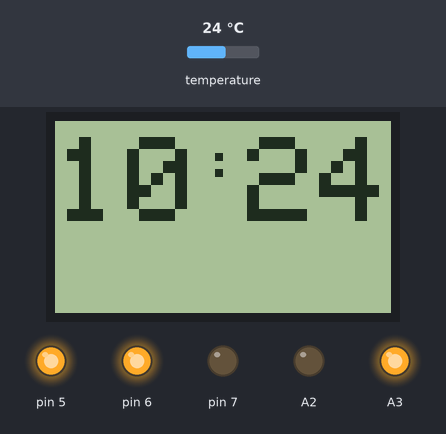
Simulated run of this sketch. Board: Arduino Uno, built with avr-gcc and run on an emulated ATmega328P. On the bench: 84×48 one-colour display, output pins drawn as LEDs (lit = HIGH). The test bench sets the inputs (shaded band); at power-on: temperature 24 °C. The display library's start-up logo is not drawn; the local clock reads 2024-03-15 10:24:30 at power-on unless the sketch sets it.

Above: at 4.2 s.
4.3 s: temperature set to 12 °C
At 15.9 s:
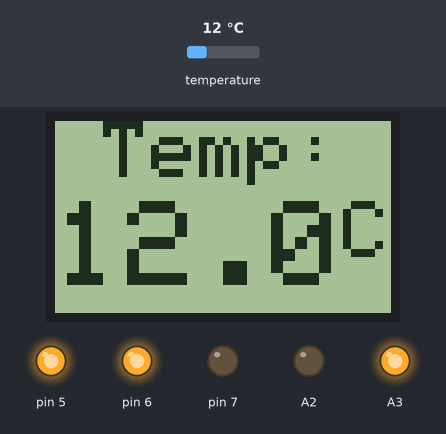
20.8 s: temperature set to 19 °C
At 32.2 s:
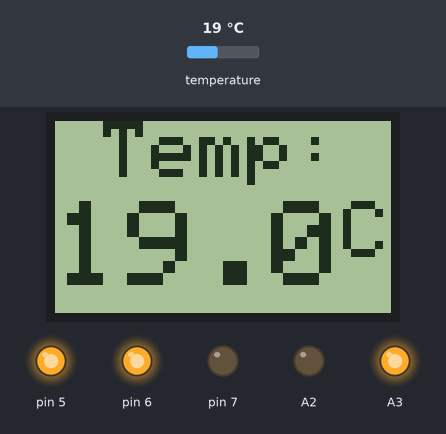
37.3 s: temperature set to 28 °C
At 48.6 s:
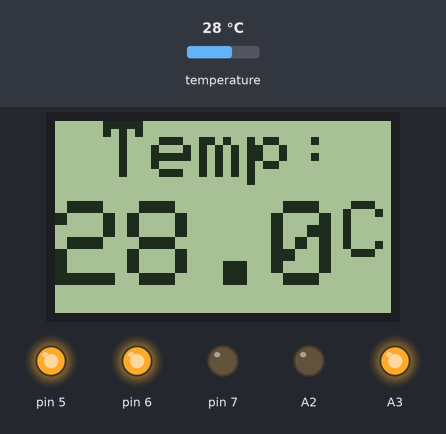
Timing chart, 0 to 50.1 s (numbered marks = the images above; inputs shaded):
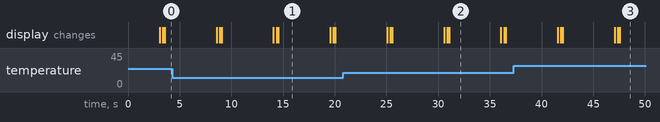

The sketch:

Clock.ino
```cpp
/*ARDUINO BASED CLOCK WITH NOKIA 5110 LCD AND DS3231 MODULES.
# Auther : Raviraju Paidimala
# Email  : raviraju606@gmail.com */

#include <DS3231.h>
#include <Wire.h>
#include <SPI.h>
#include <Adafruit_GFX.h>
#include <Adafruit_PCD8544.h>


/*  Fallowing pins of arduino are used to interface LCD,
    Pin 4 => as CLK
    Pin 3 => as Din
    Pin 2 => as DC
    Pin 1 => as CS
    Pin 0 => as RST
*/
Adafruit_PCD8544 display = Adafruit_PCD8544(4, 3, 2, 1, 0);
DS3231 Clock;
bool Century=false;
bool h12;
bool PM;


void setup()
{
  pinMode(7, OUTPUT);
  pinMode(6, OUTPUT);
  pinMode(5, OUTPUT);
  digitalWrite(7, LOW); // as GND for Display module
  digitalWrite(6, HIGH);// as BL for Display module
  digitalWrite(5, HIGH);// as +VCC for Display module

  pinMode(A3,OUTPUT);
  pinMode(A2,OUTPUT);
  digitalWrite(A3,HIGH);// as +VCC for RTC module
  digitalWrite(A2,LOW); // as GND for RTC module


  Wire.begin();
  display.begin();
  display.setContrast(60);
  display.display();
  delay(3000);
  display.clearDisplay();
  display.setTextSize(2);
  display.setTextColor(BLACK);
}


void loop()
{

  Disp1(); // Call page1
  Disp2(); // Call page2
  Disp3(); // Call page3


}


//***************** PAGE-1 ***************
void Disp1()
{
  int minute,hour;

  minute=Clock.getMinute();
  hour=Clock.getHour(h12, PM);
  display.clearDisplay();
  drawlines();
  display.clearDisplay();
  display.setTextSize(3);
  display.setCursor(0,4);

  if(hour<10)
  {
    display.print("0");
  }
  display.print(hour,DEC);
  display.setTextSize(2);
  display.print(":");
  display.setTextSize(3);

  if(minute<10)
  {
    display.print("0");
  }
  display.print(minute,DEC);
  display.setTextSize(2);
  display.setCursor(4,30);

  if(h12)
  {
    if(PM)
    {
      display.println("  PM");
    }
    else
    {
      display.println("  AM");
    }
  }

  display.display();
  delay(5000);
}


//***************** PAGE-2***************

void Disp2()
{
  int date,month,year,dow;

  date=Clock.getDate();
  month=Clock.getMonth(Century);
  year=Clock.getYear();

  dow=dayOfWeek(year,month,date);

  display.clearDisplay();
  drawlines();
  display.clearDisplay();
  display.setTextSize(3);
  display.setCursor(0,4);


  if(dow==1)
  {
    display.print(" SUN");
  }

  if(dow==2)
  {
    display.print(" MON");
  }

  if(dow==3)
  {
    display.print(" TUE");
  }

  if(dow==4)
  {
    display.print(" WED");
  }

  if(dow==5)
  {
    display.print(" THU");
  }

  if(dow==6)
  {
    display.print(" FRI");
  }

  if(dow==7)
  {
    display.print(" SAT");
  }

  display.setTextSize(2);
  display.setCursor(12,30);
  if (date<10){
    display.print("0");
  }
  display.print(date,DEC);

  display.print("/");
  if (month<10){
    display.print("0");
  }
  display.print(month,DEC);

  display.display();
  delay(5000);
}


//***************** PAGE-3 ***************
void Disp3()
{
  float temperature;
  temperature=Clock.getTemperature();

  display.clearDisplay();
  drawlines();
  display.clearDisplay();
  display.setCursor(0,0);

  display.print(" Temp:");
  display.setTextSize(3);
  display.setCursor(0,20);
  display.print(temperature,1);
  display.setTextSize(2);
  display.print("C");
  display.display();


  delay(5000);

}


byte dayOfWeek(int y, byte m, byte d)
{
  static int t[] = {
    0, 3, 2, 5, 0, 3, 5, 1, 4, 6, 2, 4  };
  y -= m < 3;
  return ((y + y/4 - y/100 + y/400 + t[m-1] + d) % 7) + 1;
}


void drawlines()
{
  for (int16_t i=0; i<display.width(); i+=4)
  {
    display.drawLine(0, 0, i, display.height()-1, BLACK);
    display.display();
  }
  for (int16_t i=0; i<display.height(); i+=4)
  {
    display.drawLine(0, 0, display.width()-1, i, BLACK);
    display.display();
  }
  delay(20);
}
```

Measured:
- what the display in image 1 shows lasts 5.1 s, from 14.5 s to 19.6 s
